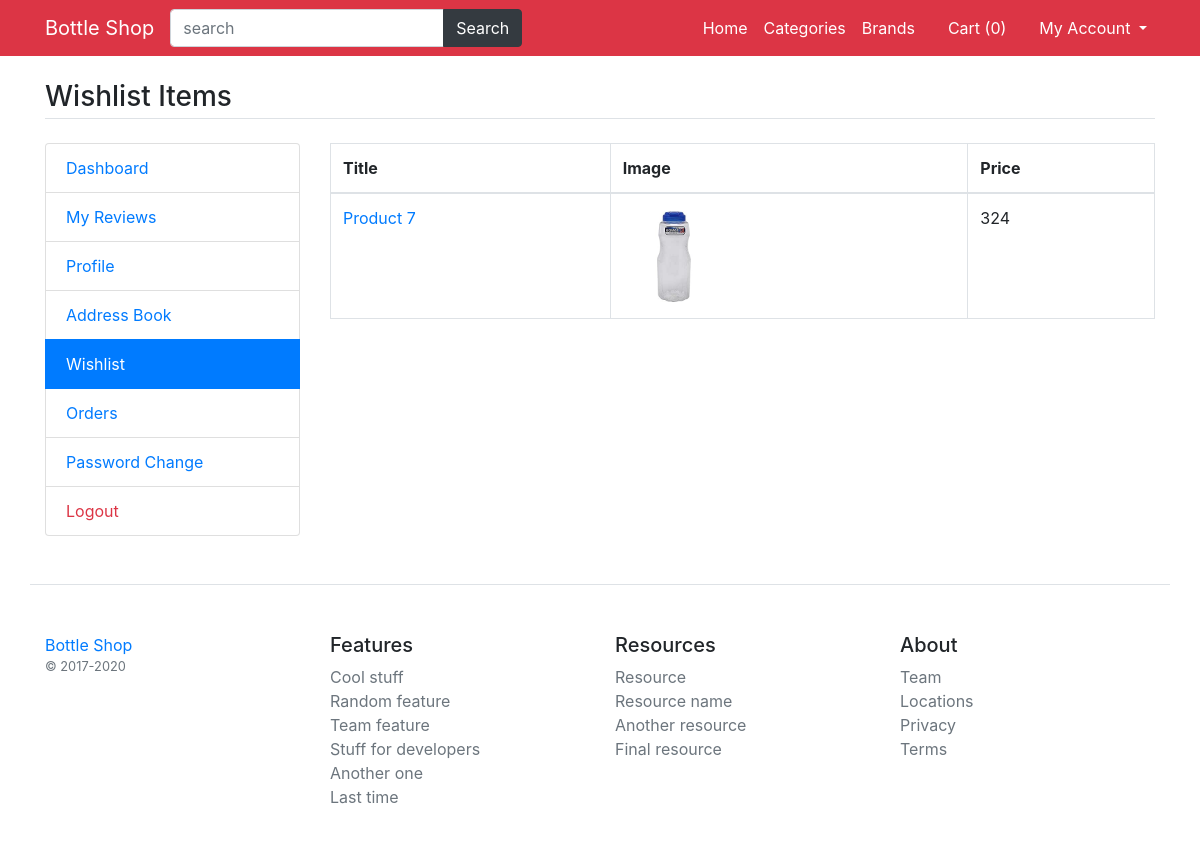
Screenshot of /my-wishlist (signed in) with the database file from the repository.
### main/models.py (models this page shows, shortened)
class Wishlist(models.Model):
    user=models.ForeignKey(User,on_delete=models.CASCADE)
    product=models.ForeignKey(Product,on_delete=models.CASCADE)

class Product(models.Model):
    title =models.CharField(max_length=200)
    image=models.ImageField(upload_to="product_imgs/")
    slug=models.CharField(max_length=400)
    detail=models.TextField()
    specs=models.TextField()
    category=models.ForeignKey(Category,on_delete=models.CASCADE)
    brand=models.ForeignKey(Brand,on_delete=models.CASCADE)
    color=models.ForeignKey(Color,on_delete=models.CASCADE)
    size=models.ForeignKey(Size,on_delete=models.CASCADE)
    status=models.BooleanField(default=True)
    is_featured=models.BooleanField(default=False)

class ProductAttribute(models.Model):
    product=models.ForeignKey(Product,on_delete=models.CASCADE)
    color=models.ForeignKey(Color,on_delete=models.CASCADE)
    size=models.ForeignKey(Size,on_delete=models.CASCADE)
    price= models.PositiveIntegerField()
    image=models.ImageField(upload_to="product_imgs/",null=True)

### main/views.py (the view)
# urls.py: path('my-wishlist',views.my_wishlist, name='my_wishlist'),
def my_wishlist(request):
	wlist=Wishlist.objects.filter(user=request.user).order_by('-id')
	return render(request,'user/wishlist.html',{'wlist':wlist})

### main/template_context.py (called while the page is built)
def get_filters(request):
    cats= Product.objects.distinct().values('category__title','category__id')
    brands= Product.objects.distinct().values('brand__title','brand__id')
    colors= ProductAttribute.objects.distinct().values('color__title','color__id','color__color_code')
    sizes= ProductAttribute.objects.distinct().values('size__title','size__id')
    minMaxPrice=ProductAttribute.objects.aggregate(Min('price'),Max('price'))
    data={
                    'colors':colors ,
                    'sizes':sizes,
                    'brands':brands,
                    'cats':cats,
                    'minMaxPrice':minMaxPrice,
    }
    return data

### main/templates/user/wishlist.html
{% extends 'base.html' %}
{% load static %}
{% block content %}
<main class="container my-4">
	<h3 class="my-4 border-bottom pb-1">Wishlist Items</h3>
	<div class="row">
		<div class="col-md-3">
			{% include 'user/user-sidebar.html' %}
		</div>
		<div class="col-md-9">
			<div class="table-responsive">
				<table class="table-bordered table">
					<thead>
						<tr>
							<th>Title</th>
							<th>Image</th>
							<th>Price</th>
						</tr>
					</thead>
					<tbody>
						{% for wl in wlist %}
						<tr>
							<td><a href="/product/{{wl.product.slug}}/{{wl.product.id}}">{{wl.product.title}}</a></td>
							<td>
								<img width="100" src="/media/{{wl.product.productattribute_set.first.image}}" alt="{{wl.product.title}}">
							</td>
							<td>{{wl.product.productattribute_set.first.price}}</td>
						</tr>
						{% endfor %}
					</tbody>
				</table>
			</div>
		</div>
	</div>
</main>
{% endblock %}

### rows the page displays
Wishlist: product "Product 7", product.productattribute_set.first.image (picture), product.productattribute_set.first.price "324"

### other values shown
{{ request.session.cartdata|length }} "0"
